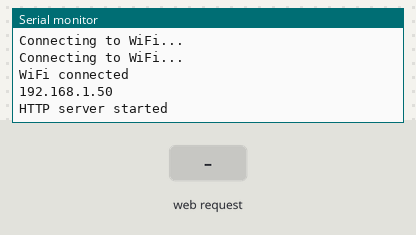
Bench run of a sketch on a simulated ESP8266 (NodeMCU). On the bench: the last lines printed to the serial monitor. The test bench sets the inputs (shaded band). WiFi joins after 1.5 s; servers stay silent unless stated.

Above: at 3.2 s.
3.3 s: HTTP request GET /setServo received
At 4.5 s:
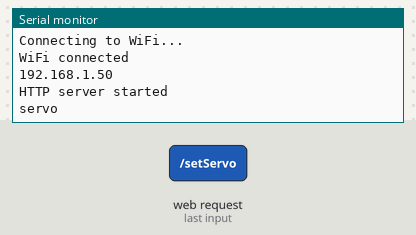
4.8 s: HTTP request GET /setServo?value=dist received
At 5.7 s:
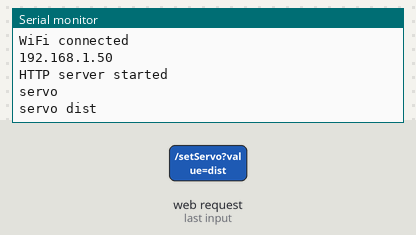

The sketch:

ESP8266.ino
```cpp
#include <ESP8266WiFi.h>
#include <ESP8266WebServer.h>

const char *ssid = "oad";
const char *password = "00001111";

ESP8266WebServer server(80);

float distanceValue = 0.0; // Giá trị khoảng cách mặc định

void setup() {
  Serial.begin(115200);

  // Kết nối đến WiFi
  WiFi.begin(ssid, password);
  while (WiFi.status() != WL_CONNECTED) {
    delay(1000);
    Serial.println("Connecting to WiFi...");
  }

  Serial.println("WiFi connected");
  Serial.println(WiFi.localIP());

  server.on("/", HTTP_GET, handleRoot);
  server.on("/getDistance", HTTP_GET, handleGetDistance); // Thêm đường dẫn để nhận giá trị khoảng cách
  server.on("/setServo", HTTP_GET, handleSetServo); // Thêm đường dẫn để điều khiển servo từ web

  server.begin();
  Serial.println("HTTP server started");
}

void loop() {
  server.handleClient();

  // Đọc dữ liệu từ Serial để nhận giá trị từ Arduino
  while (Serial.available()) {
    String data = Serial.readStringUntil('\n');

    if (data.startsWith("dist")) {
      // Giữ lại chỉ số từ "dist" đến hết chuỗi để lấy giá trị khoảng cách
      String distanceStr = data.substring(4);

      // Chuyển giá trị khoảng cách thành số thực và cập nhật biến distanceValue
      distanceValue = distanceStr.toFloat();
    }
  }
}

void handleRoot() {
  String html = "<html><head><script>function updateValue() { var xhttp = new XMLHttpRequest(); xhttp.onreadystatechange = function() { if (this.readyState == 4 && this.status == 200) { document.getElementById('distanceValue').innerHTML = this.responseText; } }; xhttp.open('GET', '/getDistance', true); xhttp.send(); } setInterval(updateValue, 1000);</script></head>";
  html += "<body><h1>Distance Sensor Value</h1>";
  html += "<p>Distance: <span id='distanceValue'>" + String(distanceValue) + " cm</span></p>"; // Hiển thị giá trị khoảng cách lên trang web
  html += "<p>Enter servo angle: <input type='text' id='servoValue'></p>";                      // Thêm ô input cho góc của servo
  html += "<button onclick='sendServoValue()'>Move Servo</button>";                              // Thêm nút gửi giá trị cho servo
  html += "</body><script>function sendServoValue() { var servoValue = document.getElementById('servoValue').value; var xhttp = new XMLHttpRequest(); xhttp.open('GET', '/setServo?value=' + servoValue, true); xhttp.send(); }</script></html>";
  server.send(200, "text/html", html);
}

void handleGetDistance() {
  // Gửi giá trị khoảng cách về trang web
  server.send(200, "text/plain", String(distanceValue));
}

void handleSetServo() {
  String servoValue = server.arg("value");
  // Gửi lệnh điều khiển servo đến Arduino thông qua Serial
  Serial.println("servo " + servoValue);
  server.send(200, "text/plain", "Moved servo to angle: " + servoValue);
}
```

Measured:
- after the input at 3.3 s, the serial monitor: prints a new line at once (image 1)
- after the input at 4.8 s, the serial monitor: prints a new line at once (image 2)
